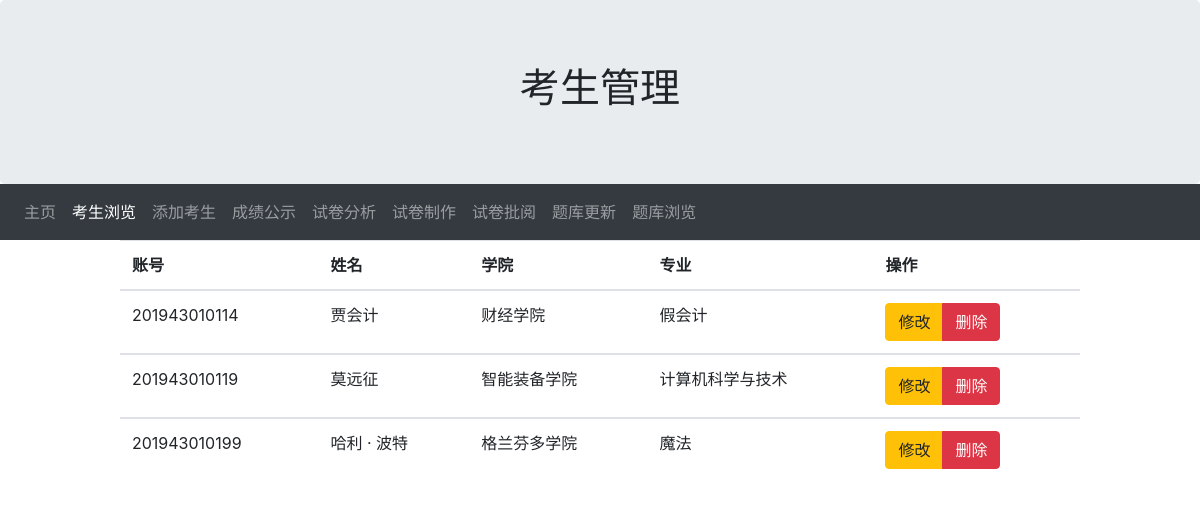
Screenshot of /teacher/student_show.php with the database file from the repository.
### tables this page shows
CREATE TABLE `user`  (
  `username` varchar(20) NOT NULL,
  `pwd` varchar(16) NOT NULL,
  `realname` varchar(20) NOT NULL,
  `collage` varchar(50) NOT NULL,
  `profession` varchar(50) NOT NULL,
  `kind` varchar(10) NOT NULL,
  PRIMARY KEY (`username`) USING BTREE
);

### teacher/student_show.php (the view, shortened to what this page needs)
<!DOCTYPE html>
<html lang="en">
<head>
    <link rel="stylesheet" href="https://cdn.staticfile.org/twitter-bootstrap/4.3.1/css/bootstrap.min.css">
</head>
<body>
<div class="jumbotron text-center" style="margin-bottom:0;margin-top:0;">
    <h1>考生管理</h1>
</div>
<nav class="navbar navbar-expand-sm bg-dark navbar-dark">
    <ul class="navbar-nav">
        <li class="nav-item ">
            <a class="nav-link" href="teacher.php">主页</a>
        </li>
        <li class="nav-item active">
            <a class="nav-link" href="student_show.php">考生浏览</a>
        </li>
        <li class="nav-item">
            <a class="nav-link" href="student_add.html">添加考生</a>
        </li>
        <li class="nav-item">
            <a class="nav-link " target="_blank" href="../admin/grades_select.php">成绩公示</a>
        </li>
        <li class="nav-item">
            <a class="nav-link " href="analysis_select.php">试卷分析</a>
        </li>
        <li class="nav-item">
            <a class="nav-link " href="make_paper_1.html">试卷制作</a>
        </li>
        <li class="nav-item">
            <a class="nav-link " href="paper_marking_select.php">试卷批阅</a>
        </li>
        <li class="nav-item">
            <a class="nav-link" href="problems_add.html">题库更新</a>
        </li>
        <li class="nav-item">
            <a class="nav-link" href="problems_show.php">题库浏览</a>
        </li>
    </ul>
</nav>
<div id="student">
    <table class="table table-hover" style="width: 80%;margin-left: 10%;">
        <thead>
        <tr>
            <th>账号</th>
            <th>姓名</th>
            <th>学院</th>
            <th>专业</th>
            <th>操作</th>
        </tr>
        </thead>
        <?php
        include('../conn.php');
        $sql_3 = "SELECT * FROM user WHERE kind = 3;";
        $result_3 = mysqli_query($conn, $sql_3);
        while ($row_3 = mysqli_fetch_assoc($result_3)) {
            $username = $row_3['username'];
            $realname = $row_3['realname'];
            $collage = $row_3['collage'];
            $profession = $row_3['profession'];
            echo "
					<tbody>
						<tr>
							<td>$username</td>
							<td>$realname</td>
							<td>$collage</td>
							<td>$profession</td>
							<td>
								<div class=\"btn-group\">
                                    <a class=\"btn btn-warning\" data-toggle=\"modal\" data-target=\"#myModal\"
                                    data-username='$username' data-realname='$realname' data-collage='$collage'
                                    data-profession='$profession' >修改</a>
                                    <a class=\"btn btn-danger\" href=\"student_delete.php?username=$username\">删除</a>
                                </div>
							</td>
						</tr>
					</tbody>
				";
        }
        ?>
    </table>
</div>
</body>
</html>

### rows the page displays
user: username "201943010114", realname "贾会计", collage "财经学院", profession "假会计"
user: username "201943010119", realname "莫远征", collage "智能装备学院", profession "计算机科学与技术"
user: username "201943010199", realname "哈利 · 波特", collage "格兰芬多学院", profession "魔法"
